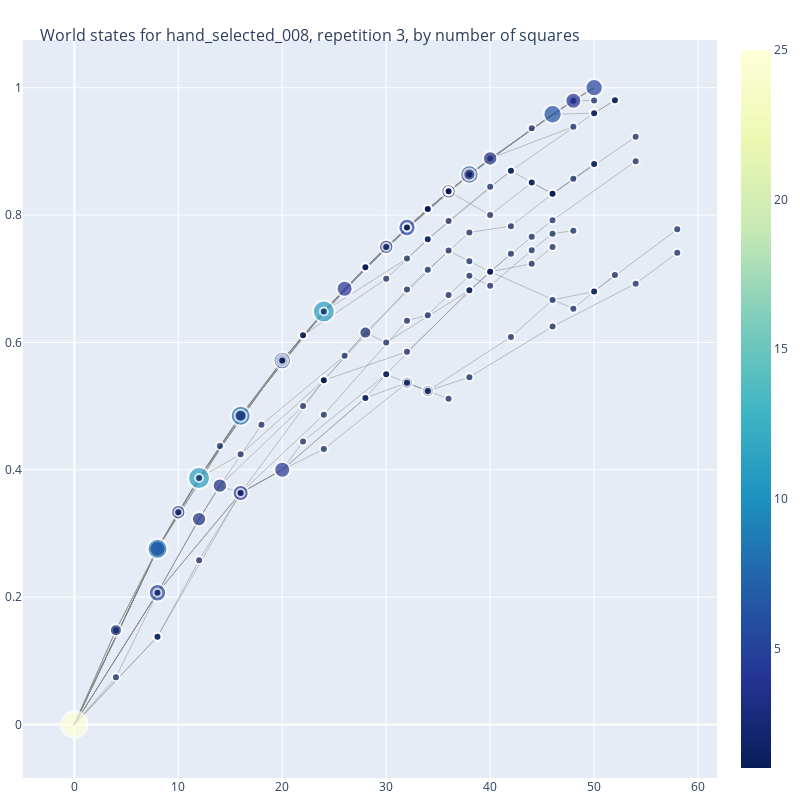

Source (notebook cell):
### Code cell
fig = go.Figure(data=[edge_trace, node_trace],
             layout=go.Layout(
                title='<br>World states for ' + str(target) +', repetition '+ str(rep) +', by number of squares',
                titlefont_size=16,
                showlegend=False,
                hovermode='closest',
                margin=dict(b=20,l=5,r=5,t=40),
                annotations=[ dict(
                    text="",
                    showarrow=False,
                    xref="paper", yref="paper",
                    x=0.005, y=-0.002 ) ])
                #xaxis=dict(showgrid=False, zeroline=False, showticklabels=False))
                #yaxis=dict(showgrid=False, zeroline=False, showticklabels=False))
                )

fig.update_layout(
    width=800,
    height=800
)

fig.show()

### Figure 1 — Plotly figure (JSON) as saved in the notebook; plotly's stock layout.template omitted (floating-point values rounded to 4 significant figures; data arrays with more than 128 entries replaced by an {"elided": "..."} marker saying what was removed)
{"data": [{"hoverinfo": "none", "line": {"color": "#888", "width": 0.5}, "mode": "lines", "type": "scatter", "x": {"elided": "720 int values"}, "y": {"elided": "720 float values"}}, {"hoverinfo": "text", "marker": {"color": {"elided": "143 int values"}, "colorscale": [[0, "rgb(255,255,217)"], [0.125, "rgb(237,248,177)"], [0.25, "rgb(199,233,180)"], [0.375, "rgb(127,205,187)"], [0.5, "rgb(65,182,196)"], [0.625, "rgb(29,145,192)"], [0.75, "rgb(34,94,168)"], [0.875, "rgb(37,52,148)"], [1, "rgb(8,29,88)"]], "line": {"width": 2}, "reversescale": true, "showscale": true, "size": {"elided": "143 float values"}}, "mode": "markers", "type": "scatter", "x": {"elided": "143 int values"}, "y": {"elided": "143 float values"}}], "layout": {"annotations": [{"showarrow": false, "text": "", "x": 0.005, "xref": "paper", "y": -0.002, "yref": "paper"}], "height": 800, "hovermode": "closest", "margin": {"b": 20, "l": 5, "r": 5, "t": 40}, "showlegend": false, "title": {"font": {"size": 16}, "text": "<br>World states for hand_selected_008, repetition 3, by number of squares"}, "width": 800}}
